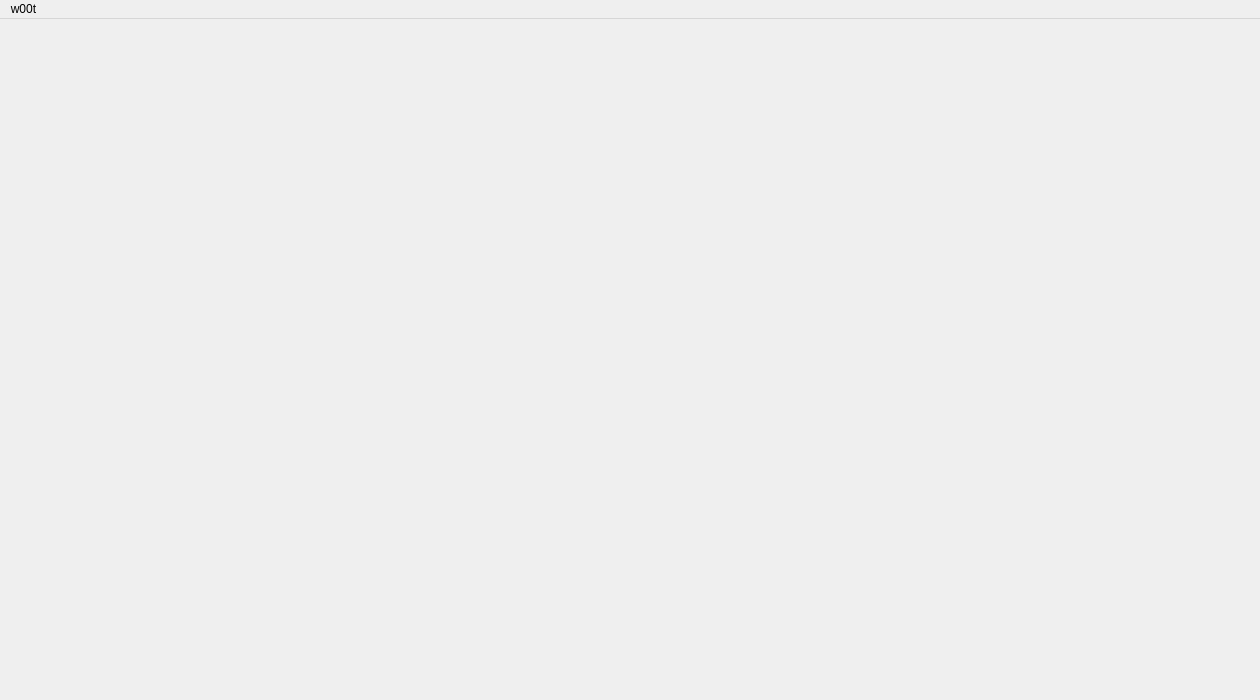
<?xml version="1.0" encoding="UTF-8"?>
<ui version="4.0">
 <class>MainWindow</class>
 <widget class="QMainWindow" name="MainWindow">
  <property name="geometry">
   <rect>
    <x>0</x>
    <y>0</y>
    <width>1260</width>
    <height>700</height>
   </rect>
  </property>
  <property name="windowTitle">
   <string>NOMWeather</string>
  </property>
  <widget class="QWidget" name="centralWidget">
   <layout class="QGridLayout" name="gridLayout_3">
    <property name="leftMargin">
     <number>0</number>
    </property>
    <property name="topMargin">
     <number>0</number>
    </property>
    <property name="rightMargin">
     <number>0</number>
    </property>
    <property name="bottomMargin">
     <number>0</number>
    </property>
   </layout>
  </widget>
  <widget class="QMenuBar" name="menuBar">
   <property name="geometry">
    <rect>
     <x>0</x>
     <y>0</y>
     <width>1260</width>
     <height>22</height>
    </rect>
   </property>
   <widget class="QMenu" name="menuw00t">
    <property name="title">
     <string>w00t</string>
    </property>
    <addaction name="actionSettings"/>
    <addaction name="actionAbout"/>
   </widget>
   <addaction name="menuw00t"/>
  </widget>
  <action name="actionAbout">
   <property name="text">
    <string>About</string>
   </property>
  </action>
  <action name="actionSettings">
   <property name="text">
    <string>Settings</string>
   </property>
  </action>
 </widget>
 <layoutdefault spacing="6" margin="11"/>
 <resources>
  <include location="assets.qrc"/>
 </resources>
 <connections/>
</ui>
